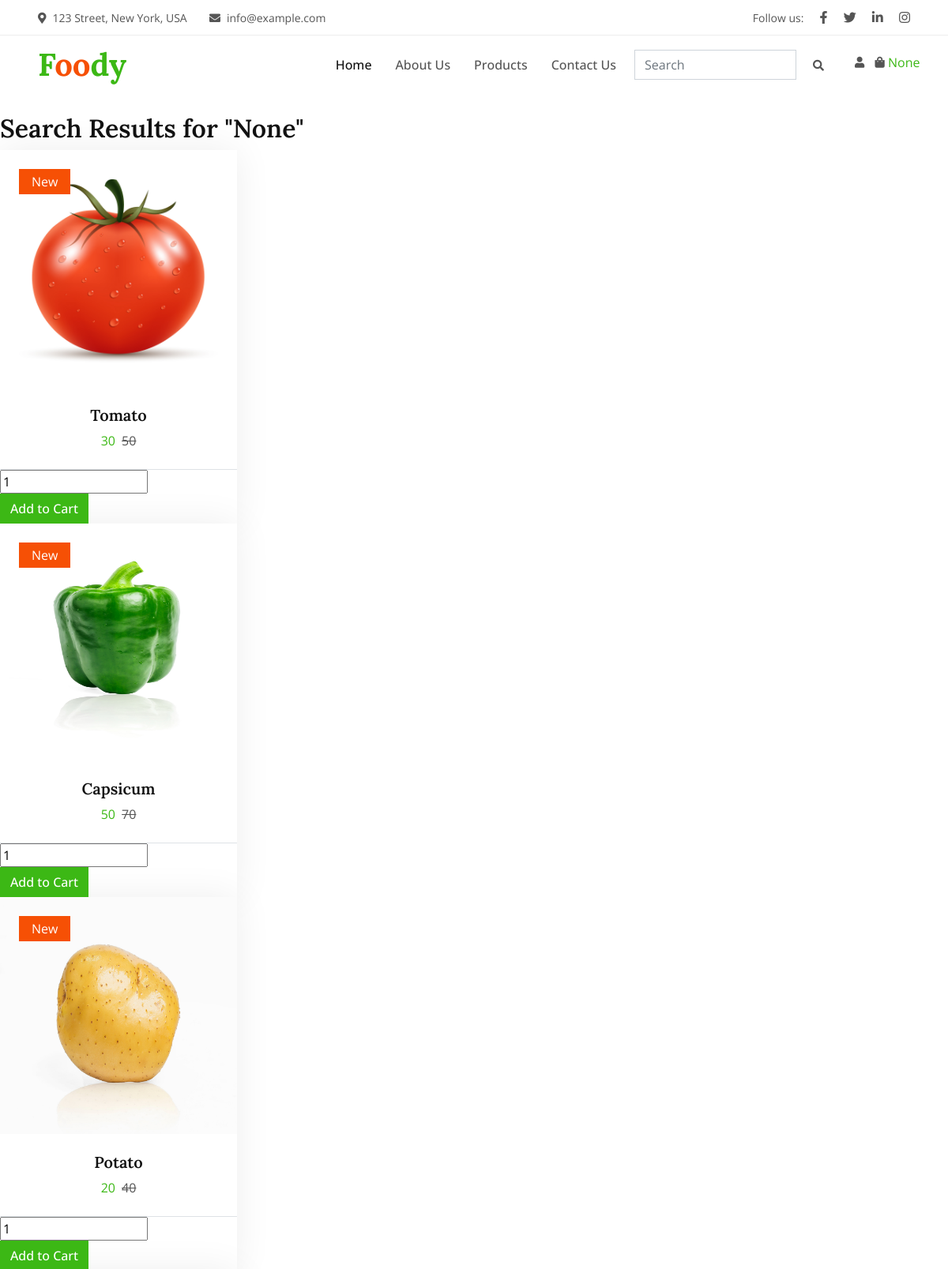
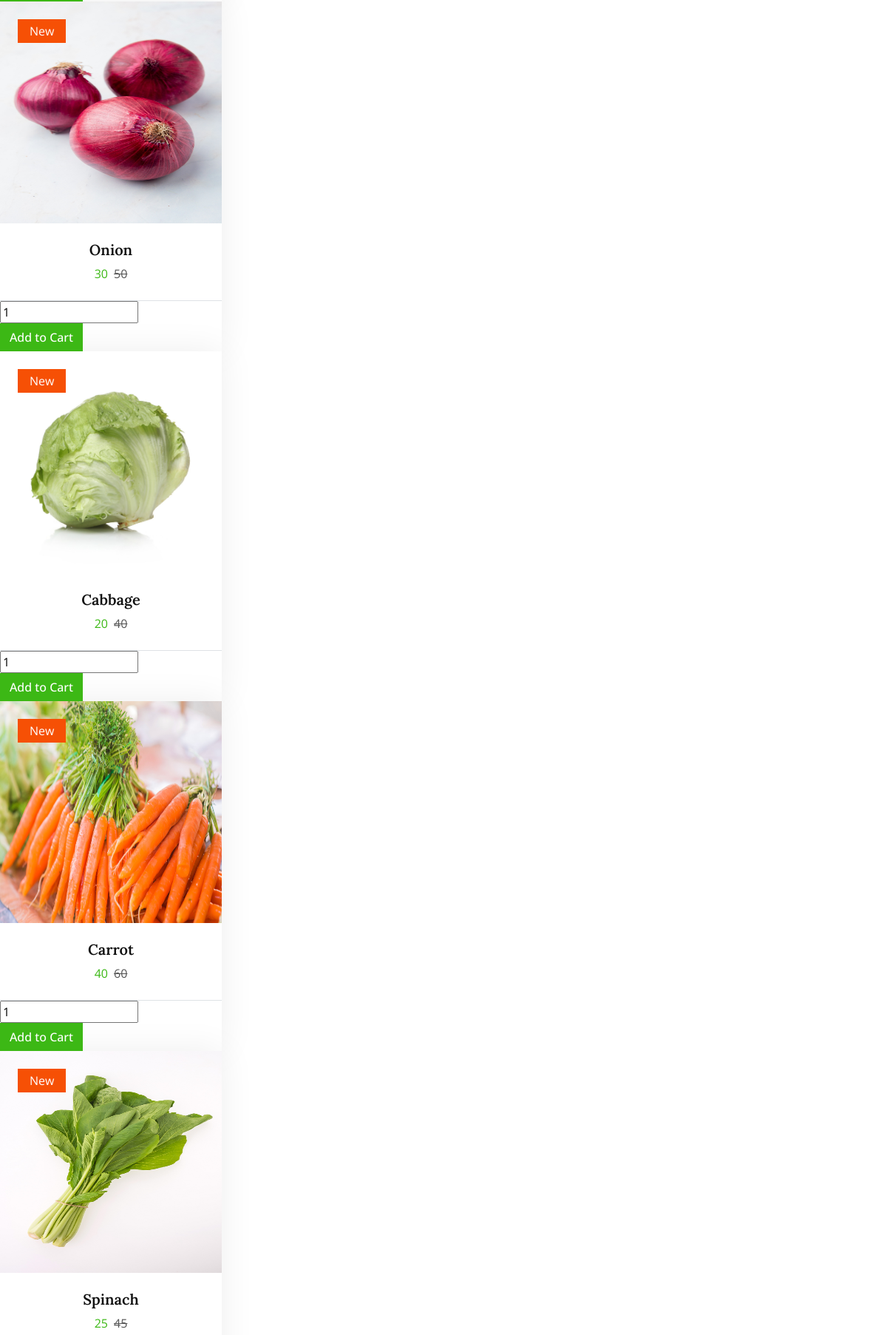
Page /api/search/ (upper part) on the committed database (2 pictures, top to bottom).
### products/models.py (models this page shows, shortened)
class Product(models.Model):
    category = models.ForeignKey(Category, on_delete=models.CASCADE)
    product_name = models.CharField(max_length=100)
    image = models.ImageField(upload_to='static/products')
    price = models.CharField(max_length=20)
    description = models.TextField()
    stock = models.IntegerField(default=100)
    quantity_type = models.ForeignKey(QuantityVariant, blank=True, null=True, on_delete=models.PROTECT)
    color_type = models.ForeignKey(ColorVariant, blank=True, null=True, on_delete=models.PROTECT)
    size_type = models.ForeignKey(SizeVariant, blank=True, null=True, on_delete=models.PROTECT)

### products/views.py (the view)
# urls.py: path('search/', search_view, name='search'),
def search_view(request):
    query = request.GET.get('query')
    if query:
        products = Product.objects.filter(product_name__icontains=query)
        user = request.user
        cart_items_count = CartItems.objects.filter(user=user).count()
    else:
        products = Product.objects.all()
        cart_items_count = None
    context = {'products': products, 'query': query, 'count':cart_items_count}
    return render(request, 'product/search_results.html', context)

### ecomproject/context_processors.py (called while the page is built)
def custom_context(request):
    user = request.user
    if request.user.is_authenticated:
        user_email = request.user.email
    else:
        user_email = None
    return {
        'user_name': user.username,'user_email': user_email
    }

### templates/product/search_results.html (shortened to what this page needs)
<!DOCTYPE html>
<html lang="en">
    {% load static %}
<head>
    <link href="https://cdnjs.cloudflare.com/ajax/libs/font-awesome/5.10.0/css/all.min.css" rel="stylesheet">
    <link href="https://cdn.jsdelivr.net/npm/bootstrap-icons@1.4.1/font/bootstrap-icons.css" rel="stylesheet">
    <link rel="stylesheet" type="text/css" href="{% static 'lib/animate/animate.min.css' %}">
    <link rel="stylesheet" type="text/css" href="{% static 'lib/owlcarousel/assets/owl.carousel.min.css' %}">
    <link rel="stylesheet" type="text/css" href="{% static 'css/bootstrap.min.css' %}">
    <link rel="stylesheet" type="text/css" href="{% static 'css/style.css' %}">
    <link rel="stylesheet" type="text/css" href="{% static 'css/my.css' %}">
</head>
<body>
    {% include 'navbar.html' %}
    <br><br><br><br><br><br>
        {% if products %}
        <h2>Search Results for "{{ query }}"</h2>
        <div class="product-details">
            {% for product in products %}
            <div class="col-xl-3 col-lg-4 col-md-6 wow fadeInUp" data-wow-delay="0.1s">
                <div class="product-item">
                    <div class="position-relative bg-light overflow-hidden">
                        <img class="img-fluid w-100" src="{{ product.image.url }}" alt="{{ product.name }}" style="height: 300px;">
                        <div class="bg-secondary rounded text-white position-absolute start-0 top-0 m-4 py-1 px-3">New</div>
                    </div>
                    <div class="text-center p-4">
                        <a class="d-block h5 mb-2" href="{% url 'product_detail' product_id=product.pk %}">{{ product.product_name }}</a>
                        <span class="text-primary me-1">{{ product.price }}</span>
                        <span class="text-body text-decoration-line-through">{{ product.price|add:20 }}</span>
                    </div>
                    <div class="d-flex border-top">
                        <form id="add-to-cart-form" method="POST">
                            <input type="number" name="quantity" value="1" min="1">
                            <button type="submit" class="btn btn-primary">Add to Cart</button>
                        </form>
                    </div>
                </div>
            </div>
            {% endfor %}
        </div>
        {% else %}
        <p>No products found for "{{ query }}".</p>
        {% endif %}
</body>
</html>

### templates/navbar.html (shortened to what this page needs)
<div class="container-fluid fixed-top px-0 wow fadeIn" data-wow-delay="0.1s">
    <div class="top-bar row gx-0 align-items-center d-none d-lg-flex">
        <div class="col-lg-6 px-5 text-start">
            <small><i class="fa fa-map-marker-alt me-2"></i>123 Street, New York, USA</small>
            <small class="ms-4"><i class="fa fa-envelope me-2"></i>info@example.com</small>
        </div>
        <div class="col-lg-6 px-5 text-end">
            <small>Follow us:</small>
            <a class="text-body ms-3" href=""><i class="fab fa-facebook-f"></i></a>
            <a class="text-body ms-3" href=""><i class="fab fa-twitter"></i></a>
            <a class="text-body ms-3" href=""><i class="fab fa-linkedin-in"></i></a>
            <a class="text-body ms-3" href=""><i class="fab fa-instagram"></i></a>
        </div>
    </div>
    <nav class="navbar navbar-expand-lg navbar-light py-lg-0 px-lg-5 wow fadeIn" data-wow-delay="0.1s">
        <a href="index.html" class="navbar-brand ms-4 ms-lg-0">
            <h1 class="fw-bold text-primary m-0">F<span class="text-secondary">oo</span>dy</h1>
        </a>
        <div class="collapse navbar-collapse" id="navbarCollapse">
            <div class="navbar-nav ms-auto p-4 p-lg-0">
                <a href="{% url 'home' %}" class="nav-item nav-link active">Home</a>
                <a href="about.html" class="nav-item nav-link">About Us</a>
                <a href="{% url 'all_product' %}" class="nav-item nav-link">Products</a>
                <a href="#footer-start" class="nav-item nav-link">Contact Us</a>
            </div>
            <div class="d-none d-lg-flex ms-2">
                <form method="GET" action="{% url 'search' %}" class="d-flex">
                    <input type="text" name="query" class="form-control me-2" placeholder="Search">
                    <button type="submit" class="btn"><small class="fa fa-search text-body"></small></button>
                </form>
                <div class="user-icon-container">
                    <a class="btn-sm-square bg-white rounded-circle ms-3" href="#">
                        <small class="fa fa-user text-body"></small>
                    </a>
                </div>
                <a class="btn-sm-square bg-white rounded-circle ms-3" href="{% url 'cartview' %}">
                    <small class="fa fa-shopping-bag text-body"></small>&nbsp;
                    <span id="cartItemsCount" class="cart-items-count">{{count}}</span>
                </a>
            </div>
        </div>
    </nav>
</div>

### static/css/style.css (style rules this page uses)
:root { --primary: #3CB815; --secondary: #F65005; --light: #F7F8FC; --dark: #111111; }
.btn { font-weight: 500; transition: .5s; }
.btn.btn-primary, .btn.btn-secondary, .btn.btn-outline-primary:hover, .btn.btn-outline-secondary:hover { color: #FFFFFF; }
.btn-sm-square { width: 32px; height: 32px; }
.btn-square, .btn-sm-square, .btn-lg-square { padding: 0; display: flex; align-items: center; justify-content: center; font-weight: normal; }
.fixed-top { transition: .5s; }
.top-bar { height: 45px; border-bottom: 1px solid rgba(0, 0, 0, .07); }
.navbar .navbar-nav .nav-link { padding: 25px 15px; color: #555555; font-weight: 500; outline: none; }
.navbar .navbar-nav .nav-link:hover, .navbar .navbar-nav .nav-link.active { color: var(--dark); }
.product-item { box-shadow: 0 0 45px rgba(0, 0, 0, .07); }
.product-item img { transition: .5s; }

### static/css/my.css (style rules this page uses)
.user-icon-container { position: relative; display: inline-block; }

### rows in the picture
Product: image (picture), product_name "Tomato", price "30", price|add "50"
Product: image (picture), product_name "Capsicum", price "50", price|add "70"
Product: image (picture), product_name "Potato", price "20", price|add "40"
Product: image (picture), product_name "Onion", price "30", price|add "50"
Product: image (picture), product_name "Cabbage", price "20", price|add "40"
Product: image (picture), product_name "Carrot", price "40", price|add "60"
Product: image (picture), product_name "Spinach", price "25", price|add "45"

### other values in the picture
{{ count }} "None"
{{ query }} "None"
